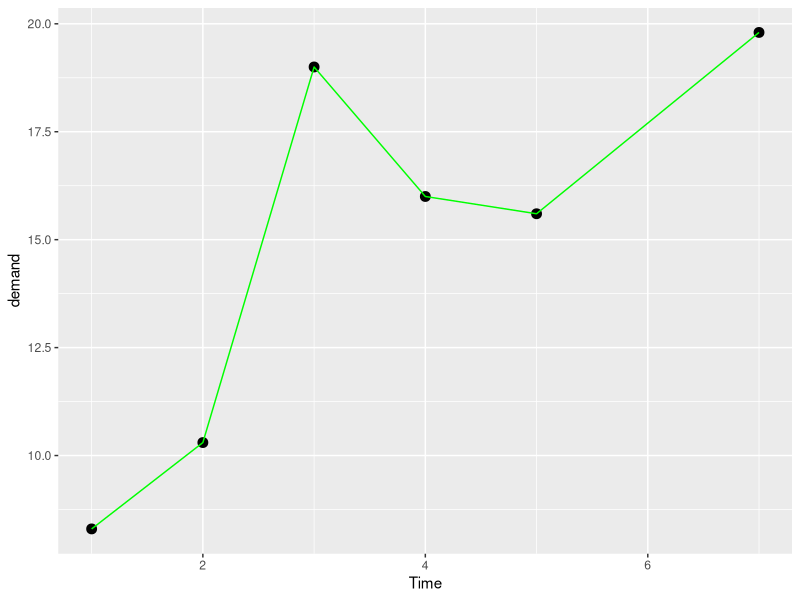

R code for this plot:
install.packages("tidyverse")
library(tidyverse)

data()

?BOD

names(BOD)

ggplot(BOD, aes(x = Time,
                y = demand)) +
  geom_point(size = 3) + 
  geom_line(colour = "green")

